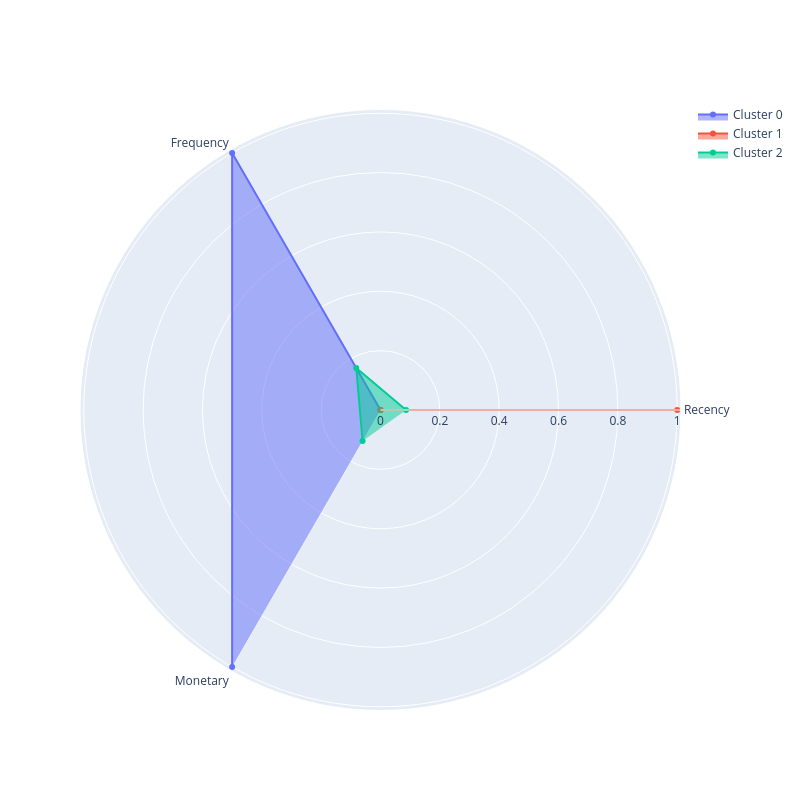

Notebook source saved alongside this figure:
### Markdown cell above
Теперь у вас есть удобный инструмент для анализа профиля кластеров. Воспользуйтесь им, чтобы проинтерпретировать результаты, полученные на предыдущем шаге.

Now you have a convenient tool for cluster profile analysis. Use it to interpret the results obtained in the previous step.

### Code cell
from sklearn import preprocessing
# Считаем средние значения RFM внутри каждого кластера
# We calculate the average RFM values within each cluster
cluster_profile = rfm_table.groupby('Cluster')[['Recency','Frequency','Monetary']].mean()

# Строим профиль кластеров, передав данные в функцию
# We build a cluster profile by passing data to the function
plot_cluster_profile(cluster_profile, 3)

### Figure 1 — Plotly figure (JSON) as saved in the notebook; plotly's stock layout.template omitted (floating-point values rounded to 4 significant figures)
{"data": [{"fill": "toself", "name": "Cluster 0", "r": [0.0, 1.0, 1.0], "theta": ["Recency", "Frequency", "Monetary"], "type": "scatterpolar"}, {"fill": "toself", "name": "Cluster 1", "r": [1.0, 0.0, 0.0], "theta": ["Recency", "Frequency", "Monetary"], "type": "scatterpolar"}, {"fill": "toself", "name": "Cluster 2", "r": [0.08618, 0.1635, 0.1207], "theta": ["Recency", "Frequency", "Monetary"], "type": "scatterpolar"}], "layout": {"autosize": false, "height": 800, "polar": {"angularaxis": {"type": "category"}, "radialaxis": {"autorange": true, "range": [0, 1.013], "type": "linear"}}, "showlegend": true, "width": 800}}
